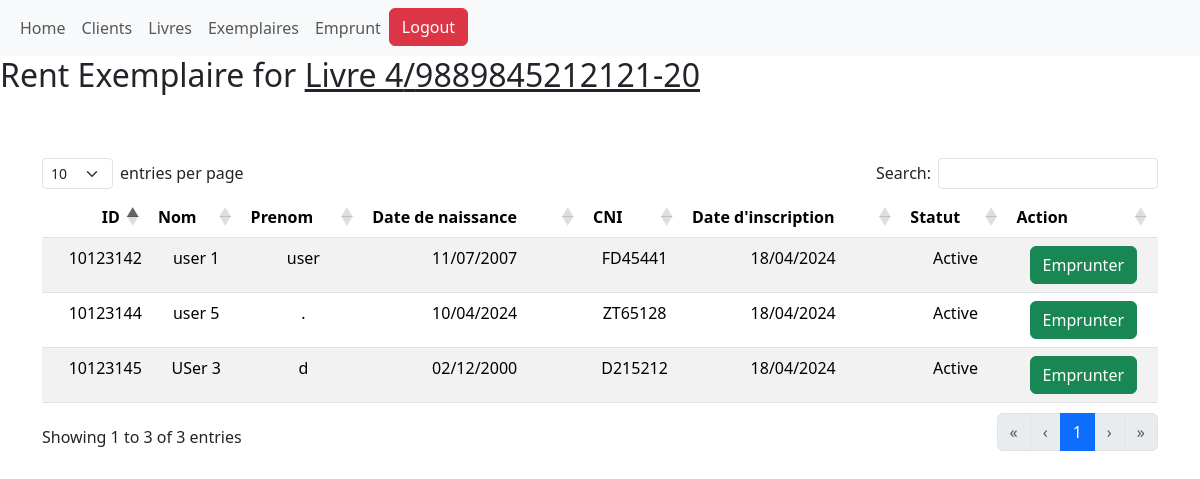
The page /Livre_emprunt/115 (signed in) on the database as committed earlier.
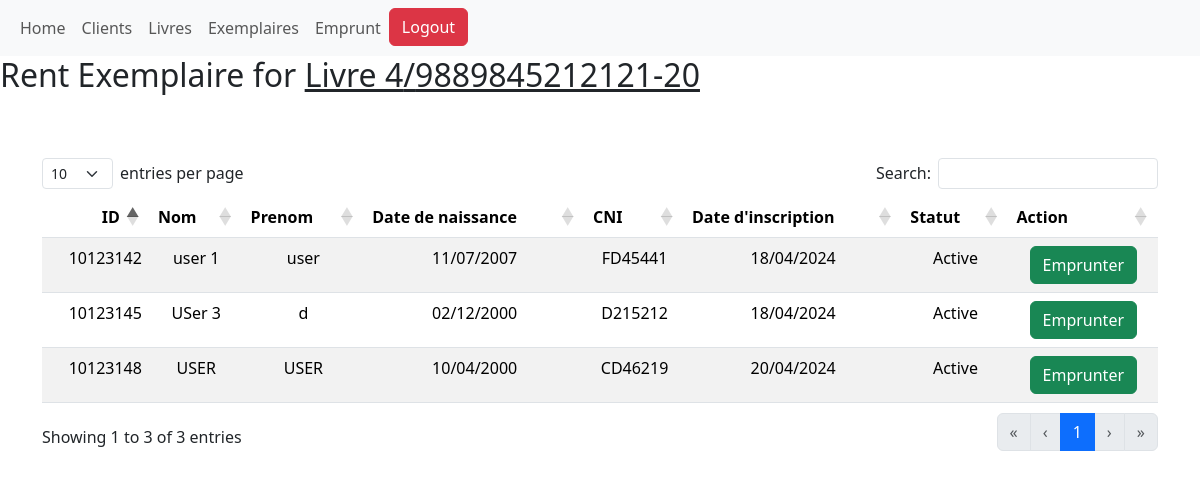
The same page on the database as committed later.
### Lib_sys/models.py (models this page shows, shortened)
class Client(models.Model):
    STATUT_CHOICES = [
        ('Active', 'Active'),
        ('Non active', 'Non active'),
        ('Banned', 'Banned'),
    ]
    nom = models.CharField(max_length=100)
    prenom = models.CharField(max_length=100)
    date_de_naissance = models.DateField()
    CNI = models.CharField(max_length=20)
    date_d_inscription = models.DateField(auto_now_add=True)
    date_validite = models.DateField(null=True, blank=True)
    statut = models.CharField(max_length=50, default="Active")

### Lib_sys/views.py (the view)
# urls.py: path('Livre_emprunt/<int:id>', views.emprunt_livre, name="Livre_emprunt"),
@login_required
def emprunt_livre(request, id):
    clients = Client.objects.filter(statut="Active")
    livre = Livre.objects.get(pk=id)
    exemplaire = Exemplaire.objects.filter(livre=livre, statut='Disponible').last()
    return render(request, 'rent_liv.html', {'livre':livre, 'exemplaire':exemplaire, 'clients': clients})

### Lib_sys/models.py (called while the page is built)
    def __str__(self):
        return f"{self.titre}"

### Lib_sys/templates/rent_liv.html (shortened to what this page needs)
{% extends "base.html" %}
{% block content %}
<h2>Rent Exemplaire for <u>{{livre}}/{{ exemplaire.numero_exemplaire }}</u></h2>
<div class="container-sm pt-5">
        <table id="myTable" class="table table-striped text-center" style="width:100%">
            <thead>
                <tr>
                    <th>ID</th>
                    <th>Nom</th>
                    <th>Prenom</th>
                    <th>Date de naissance</th>
                    <th>CNI</th>
                    <th>Date d'inscription</th>
                    <th>Statut</th>
                    <th>Action</th>
                </tr>
            </thead>
            <tbody>
                {% for client in clients %}
                <tr>
                    <td id="row">{{client.id}}</td>
                    <td>{{client.nom}}</td>
                    <td>{{client.prenom}}</td>
                    <td>{{client.date_de_naissance | date:"d/m/Y"}}</td>
                    <td>{{client.CNI}}</td>
                    <td>{{client.date_d_inscription | date:"d/m/Y" }}</td>
                    <td>{{client.statut}}</td>
                    <td>
                        <form method="post" action="{% url 'Emprunt' client.id %}">
                            <button type="submit" class="btn btn-success">Emprunter</button>
                        </form>
                    </td>
                </tr>
                {% endfor %}
            </tbody>
        </table>
</div>
{% endblock %}

Rows that differ between the two databases and show on the page:
removed Client: id "10123144", nom "user 5", prenom ".", date_de_naissance "10/04/2024", CNI "ZT65128", date_d_inscription "18/04/2024", statut "Active"
added Client: id "10123148", nom "USER", prenom "USER", date_de_naissance "10/04/2000", CNI "CD46219", date_d_inscription "20/04/2024", statut "Active"
